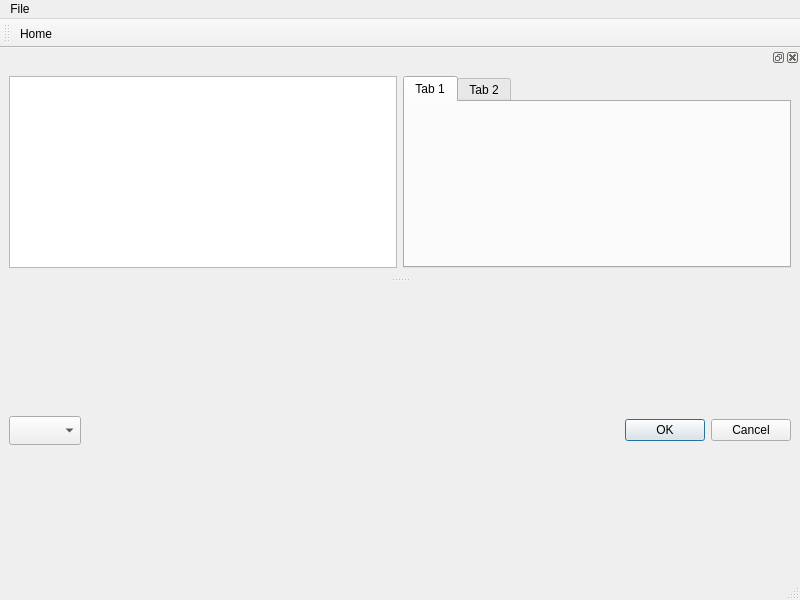
<?xml version="1.0" encoding="UTF-8"?>
<ui version="4.0">
 <class>MainWindow</class>
 <widget class="QMainWindow" name="MainWindow">
  <property name="geometry">
   <rect>
    <x>0</x>
    <y>0</y>
    <width>800</width>
    <height>600</height>
   </rect>
  </property>
  <property name="windowTitle">
   <string>MyApp</string>
  </property>
  <property name="windowIcon">
   <iconset resource="resources.qrc">
    <normaloff>:/Icons/resources/open-iconic-master/svg/globe.svg</normaloff>:/Icons/resources/open-iconic-master/svg/globe.svg</iconset>
  </property>
  <widget class="QWidget" name="centralwidget">
   <layout class="QHBoxLayout" name="horizontalLayout_3">
    <item>
     <layout class="QHBoxLayout" name="horizontalLayout_2">
      <item>
       <widget class="QComboBox" name="comboBox">
        <property name="maximumSize">
         <size>
          <width>83</width>
          <height>29</height>
         </size>
        </property>
       </widget>
      </item>
      <item>
       <widget class="QDialogButtonBox" name="buttonBox">
        <property name="standardButtons">
         <set>QDialogButtonBox::Cancel|QDialogButtonBox::Ok</set>
        </property>
       </widget>
      </item>
     </layout>
    </item>
   </layout>
  </widget>
  <widget class="QMenuBar" name="menubar">
   <property name="geometry">
    <rect>
     <x>0</x>
     <y>0</y>
     <width>800</width>
     <height>27</height>
    </rect>
   </property>
   <widget class="QMenu" name="menuFile">
    <property name="title">
     <string>File</string>
    </property>
    <addaction name="actionHome"/>
   </widget>
   <addaction name="menuFile"/>
  </widget>
  <widget class="QStatusBar" name="statusbar"/>
  <widget class="QDockWidget" name="dockWidget">
   <attribute name="dockWidgetArea">
    <number>4</number>
   </attribute>
   <widget class="QWidget" name="dockWidgetContents">
    <layout class="QHBoxLayout" name="horizontalLayout">
     <item>
      <widget class="QListWidget" name="listWidget"/>
     </item>
     <item>
      <widget class="QTabWidget" name="tabWidget">
       <property name="currentIndex">
        <number>0</number>
       </property>
       <widget class="QWidget" name="tab">
        <attribute name="title">
         <string>Tab 1</string>
        </attribute>
       </widget>
       <widget class="QWidget" name="tab_2">
        <attribute name="title">
         <string>Tab 2</string>
        </attribute>
       </widget>
      </widget>
     </item>
    </layout>
   </widget>
  </widget>
  <widget class="QToolBar" name="toolBar">
   <property name="windowTitle">
    <string>toolBar</string>
   </property>
   <attribute name="toolBarArea">
    <enum>TopToolBarArea</enum>
   </attribute>
   <attribute name="toolBarBreak">
    <bool>false</bool>
   </attribute>
   <addaction name="actionHome"/>
  </widget>
  <action name="actionHome">
   <property name="icon">
    <iconset resource="resources.qrc">
     <normaloff>:/Icons/resources/open-iconic-master/svg/arrow-circle-bottom.svg</normaloff>:/Icons/resources/open-iconic-master/svg/arrow-circle-bottom.svg</iconset>
   </property>
   <property name="text">
    <string>Home</string>
   </property>
  </action>
 </widget>
 <resources>
  <include location="resources.qrc"/>
 </resources>
 <connections/>
</ui>
